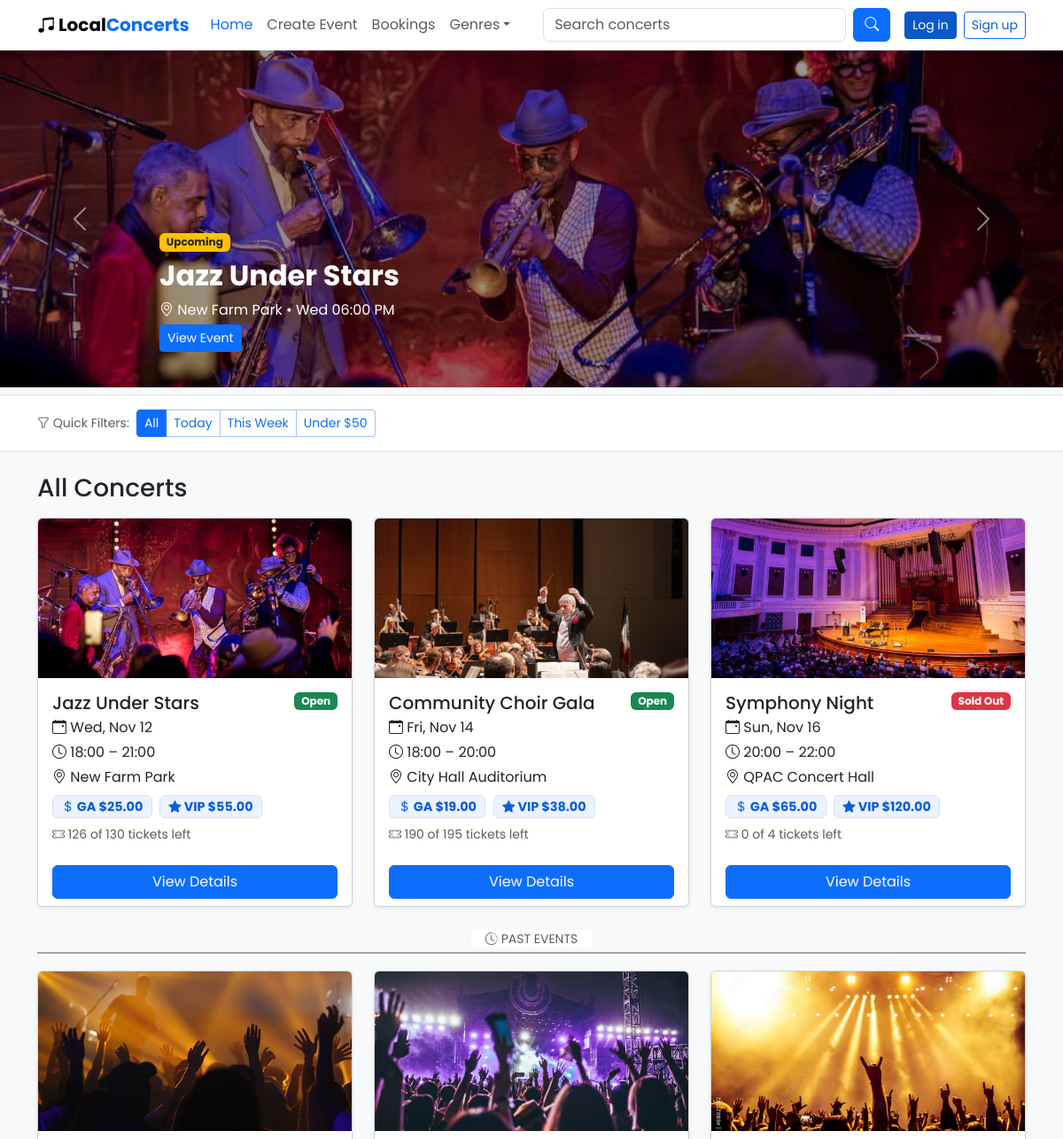
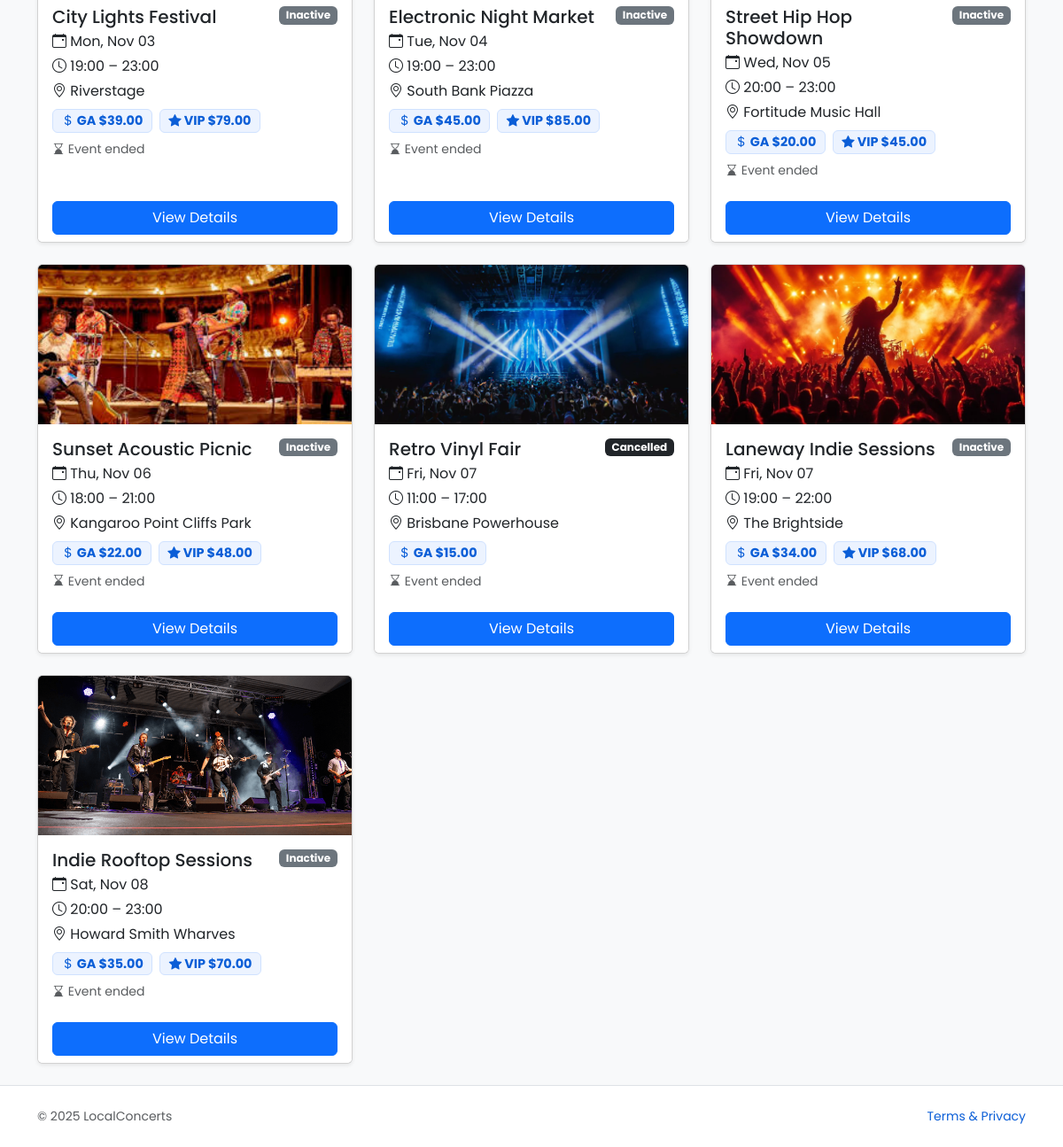
The page / on the database its author committed (2 pictures, top to bottom).
### website/models.py (models this page shows)
class Event(db.Model):
    id = db.Column(db.Integer, primary_key=True)
    title = db.Column(db.String(150), nullable=False)
    venue = db.Column(db.String(150), nullable=False)
    description = db.Column(db.Text, nullable=False)
    start_time = db.Column(db.DateTime, nullable=False)
    end_time = db.Column(db.DateTime, nullable=False)
    general_price = db.Column(db.Numeric(10, 2), nullable=False, default=0)
    vip_price = db.Column(db.Numeric(10, 2), nullable=True)
    status = db.Column(db.String(40), nullable=False, default='Open')
    category = db.Column(db.String(60))
    image_url = db.Column(db.String(255))
    general_capacity = db.Column(db.Integer, nullable=False, default=50)
    vip_capacity = db.Column(db.Integer, nullable=False, default=0)
    owner_id = db.Column(db.Integer, db.ForeignKey('user.id'), nullable=False)
    comments = db.relationship('Comment', back_populates='event', cascade='all, delete-orphan')
    orders = db.relationship('Order', back_populates='event', cascade='all, delete-orphan')
    owner = db.relationship('User', back_populates='events')
    @property
    def is_expired(self) -> bool:
        reference = self.end_time or self.start_time
        if reference is None:
            return False
        return reference < datetime.utcnow()
    @property
    def display_status(self) -> str:
        base_status = (self.status or '').strip()
        if base_status.lower() == 'cancelled':
            return 'Cancelled'
        if base_status.lower() == 'sold out' or self.total_remaining_tickets <= 0:
            return 'Sold Out'
        if self.is_expired:
            return 'Inactive'
        return base_status or 'Open'
    @property
    def general_tickets_sold(self) -> int:
        return sum(order.quantity for order in self.orders if order.ticket_type == 'general')
    @property
    def vip_tickets_sold(self) -> int:
        return sum(order.quantity for order in self.orders if order.ticket_type == 'vip')
    @property
    def general_remaining_tickets(self) -> int:
        return max(self.general_capacity - self.general_tickets_sold, 0)
    @property
    def vip_remaining_tickets(self) -> int:
        return max(self.vip_capacity - self.vip_tickets_sold, 0)
    @property
    def total_remaining_tickets(self) -> int:
        return self.general_remaining_tickets + self.vip_remaining_tickets
    @property
    def capacity(self) -> int:
        return self.general_capacity + self.vip_capacity

class Order(db.Model):
    id = db.Column(db.Integer, primary_key=True)
    quantity = db.Column(db.Integer, nullable=False, default=1)
    created_at = db.Column(db.DateTime, nullable=False, default=datetime.utcnow)
    ticket_type = db.Column(db.String(20), nullable=False, default='general')
    user_id = db.Column(db.Integer, db.ForeignKey('user.id'), nullable=False)
    event_id = db.Column(db.Integer, db.ForeignKey('event.id'), nullable=False)
    user = db.relationship('User', back_populates='orders')
    event = db.relationship('Event', back_populates='orders')

### website/views.py (the view, shortened to what this page needs)
@main_bp.route('/')
def index():
    search_query = request.args.get('q', '').strip()
    genre_filter = request.args.get('genre', '').strip()
    quick_filter = request.args.get('quick', '').strip().lower()
    statement = db.select(Event).order_by(Event.start_time)
    if genre_filter:
        statement = statement.where(Event.category.ilike(genre_filter))
    now = datetime.utcnow()
    quick_filter_label = next(
        (label for value, label in QUICK_FILTER_OPTIONS if value == quick_filter),
        None,
    )
    events = db.session.scalars(
        statement
    ).all()
    upcoming_events = [
        event for event in events
        if not event.is_expired
    ]
    upcoming_events.sort(
        key=lambda event: (
            0 if 'open' in (event.display_status or '').lower() else 1,
            event.start_time or datetime.max,
        )
    )
    past_events = [
        event for event in events
        if event.is_expired
    ]
    featured_events = upcoming_events[:2] if upcoming_events else events[:2]
    return render_template(
        'index.html',
        events=events,
        upcoming_events=upcoming_events,
        past_events=past_events,
        featured_events=featured_events,
        search_query=search_query,
        genres=GENRE_OPTIONS,
        selected_genre=genre_filter,
        quick_filters=QUICK_FILTER_OPTIONS,
        quick_filter=quick_filter,
        quick_filter_label=quick_filter_label,
    )

### website/templates/index.html (shortened to what this page needs)
<!doctype html>
<html lang="en">
<head>
  <link href="https://cdn.jsdelivr.net/npm/bootstrap@5.3.3/dist/css/bootstrap.min.css" rel="stylesheet"/>
  <link href="https://cdn.jsdelivr.net/npm/bootstrap-icons@1.11.3/font/bootstrap-icons.css" rel="stylesheet"/>
  <link rel="stylesheet" href="{{ url_for('static', filename='style/styles.css') }}"/>
</head>
<body>
  <nav class="navbar navbar-expand-lg navbar-light bg-white border-bottom">
    <div class="container">
      <a class="navbar-brand fw-bold" href="{{ url_for('main.index') }}">
        <i class="bi bi-music-note-beamed me-1"></i>Local<span>Concerts</span>
      </a>
      <div class="collapse navbar-collapse" id="navMain">
        <ul class="navbar-nav me-auto">
          <li class="nav-item"><a class="nav-link active" href="{{ url_for('main.index') }}" aria-current="page">Home</a></li>
          <li class="nav-item"><a class="nav-link" href="{{ url_for('main.create_event') }}">Create Event</a></li>
          <li class="nav-item"><a class="nav-link" href="{{ url_for('main.bookings') }}">Bookings</a></li>
          <li class="nav-item dropdown">
            <a class="nav-link dropdown-toggle" href="#" role="button" data-bs-toggle="dropdown">Genres</a>
          </li>
        </ul>
        <form class="d-flex" role="search" action="{{ url_for('main.index') }}" method="get">
          <input class="form-control me-2" type="search" name="q" placeholder="Search concerts" value="{{ search_query }}">
          <button class="btn btn-primary" type="submit"><i class="bi bi-search"></i></button>
        </form>
        <div class="ms-3 d-flex align-items-center gap-2">
          {% if current_user.is_authenticated %}
            <span class="badge text-bg-success">Signed in as {{ current_user.name }}</span>
            <a class="btn btn-outline-secondary btn-sm" href="{{ url_for('auth.logout') }}">Log out</a>
          {% else %}
            <a class="btn btn-primary btn-sm{% if active_tab != 'register' %} active{% endif %}" aria-current="{{ 'page' if active_tab != 'register' else 'false' }}" href="{{ url_for('auth.login') }}">Log in</a>
            <a class="btn btn-outline-secondary btn-sm{% if active_tab == 'register' %} active{% endif %}" aria-current="{{ 'page' if active_tab == 'register' else 'false' }}" href="{{ url_for('auth.login', tab='register') }}">Sign up</a>
          {% endif %}
        </div>
      </div>
    </div>
  </nav>
  {% if featured_events %}
    <section class="mb-2">
      <div id="popularCarousel" class="carousel slide hero-carousel" data-bs-ride="carousel">
        <div class="carousel-inner">
          {% for featured in featured_events %}
            {% set image_url = featured.image_url %}
            {% if image_url %}
              {% if image_url.startswith('http') %}
                {% set slide_image = image_url %}
              {% else %}
                {% set slide_image = url_for('static', filename=image_url.lstrip('/').replace('static/', '')) %}
              {% endif %}
            {% else %}
              {% set slide_image = url_for('static', filename='img/hero1.jpg') %}
            {% endif %}
            <div class="carousel-item {% if loop.first %}active{% endif %}">
              <img class="w-100 h-100 position-absolute top-0 start-0 carousel-img" src="{{ slide_image }}" alt="{{ featured.title }}">
              <div class="carousel-caption text-start">
                <span class="badge bg-warning text-dark mb-2">{{ 'Upcoming' if not featured.is_expired else 'Recently Added' }}</span>
                <h2 class="fw-bold">{{ featured.title }}</h2>
                <p class="mb-1">
                  <i class="bi bi-geo-alt"></i>
                  {{ featured.venue }} •
                  {% if featured.start_time %}
                    {{ featured.start_time.strftime('%a %I:%M %p') }}
                  {% else %}
                    TBA
                  {% endif %}
                </p>
                <a href="{{ url_for('main.event', event_id=featured.id) }}" class="btn btn-primary btn-sm">View Event</a>
              </div>
            </div>
          {% endfor %}
        </div>
        <button class="carousel-control-prev" type="button" data-bs-target="#popularCarousel" data-bs-slide="prev">
          <span class="carousel-control-prev-icon"></span><span class="visually-hidden">Previous</span>
        </button>
        <button class="carousel-control-next" type="button" data-bs-target="#popularCarousel" data-bs-slide="next">
          <span class="carousel-control-next-icon"></span><span class="visually-hidden">Next</span>
        </button>
      </div>
    </section>
  {% endif %}
  <div class="sticky-toolbar py-3 bg-white border-top border-bottom">
    <div class="container d-flex flex-wrap gap-2 align-items-center">
      <span class="text-muted small"><i class="bi bi-funnel"></i> Quick Filters:</span>
      <div class="btn-group" role="group" aria-label="Filters">
        <a class="btn btn-outline-secondary btn-sm{% if not quick_filter %} active{% endif %}"
           href="{{ url_for('main.index', genre=selected_genre if selected_genre else None, q=search_query if search_query else None) }}">
          All
        </a>
        {% for value, label in quick_filters %}
          <a class="btn btn-outline-secondary btn-sm{% if quick_filter == value %} active{% endif %}"
             href="{{ url_for('main.index', quick=value, genre=selected_genre if selected_genre else None, q=search_query if search_query else None) }}">
            {{ label }}
          </a>
        {% endfor %}
      </div>
    </div>
  </div>
  <main class="container py-4">
    <div class="d-flex flex-column flex-sm-row justify-content-between align-items-sm-center mb-3 gap-2">
      <h3 class="mb-0">All Concerts</h3>
    </div>
    {% macro event_card(event) -%}
      {% set card_image = event.image_url %}
      {% if card_image %}
        {% if card_image.startswith('http') %}
          {% set card_image = card_image %}
        {% else %}
          {% set card_image = url_for('static', filename=card_image.lstrip('/').replace('static/', '')) %}
        {% endif %}
      {% else %}
        {% set card_image = url_for('static', filename='img/hero1.jpg') %}
      {% endif %}
      {% set status_label = event.display_status %}
      {% set status_lower = (status_label or '')|lower %}
      {% set badge_class = 'secondary' %}
      {% if 'open' in status_lower %}
        {% set badge_class = 'success' %}
      {% elif 'sold' in status_lower %}
        {% set badge_class = 'danger' %}
      {% elif 'cancel' in status_lower %}
        {% set badge_class = 'dark' %}
      {% elif 'expired' in status_lower %}
        {% set badge_class = 'secondary' %}
      {% elif 'inactive' in status_lower %}
        {% set badge_class = 'secondary' %}
      {% endif %}
      <div class="col">
        <div class="card h-100 shadow-sm event-card">
          <img src="{{ card_image }}" class="card-img-top" alt="{{ event.title }}">
          <div class="card-body">
            <div class="d-flex justify-content-between align-items-start">
              <h5 class="card-title mb-1">{{ event.title }}</h5>
              {% if status_label %}
                <span class="badge text-bg-{{ badge_class }}">{{ status_label }}</span>
              {% endif %}
            </div>
            <p class="mb-1"><i class="bi bi-calendar-event"></i> {{ event.start_time.strftime('%a, %b %d') if event.start_time else 'TBA' }}</p>
            <p class="mb-1"><i class="bi bi-clock"></i>
              {% if event.start_time and event.end_time %}
                {{ event.start_time.strftime('%H:%M') }} – {{ event.end_time.strftime('%H:%M') }}
              {% else %}
                TBA
              {% endif %}
            </p>
            <p class="mb-2"><i class="bi bi-geo-alt"></i> {{ event.venue }}</p>
            <span class="badge text-bg-light border badge-price">
              <i class="bi bi-currency-dollar"></i> GA ${{ '{:.2f}'.format(event.general_price) }}
            </span>
            {% if event.vip_capacity > 0 %}
              <span class="badge text-bg-light border badge-price ms-1">
                <i class="bi bi-star-fill"></i> VIP ${{ '{:.2f}'.format(event.vip_price if event.vip_price is not none else event.general_price) }}
              </span>
            {% endif %}
            {% if event.is_expired %}
              <p class="text-muted small mb-0 mt-2"><i class="bi bi-hourglass-bottom"></i> Event ended</p>
            {% else %}
              <p class="text-muted small mb-0 mt-2">
                <i class="bi bi-ticket-perforated"></i>
                {{ event.total_remaining_tickets }} of {{ event.capacity }} tickets left
              </p>
            {% endif %}
          </div>
          <div class="card-footer bg-white border-0">
            <div class="d-grid gap-2">
              <a href="{{ url_for('main.event', event_id=event.id) }}" class="btn btn-primary">View Details</a>
            </div>
          </div>
        </div>
      </div>
    {%- endmacro %}
    {% if upcoming_events %}
      <div class="row g-4 row-cols-1 row-cols-md-2 row-cols-lg-3">
        {% for event in upcoming_events %}
          {{ event_card(event) }}
        {% endfor %}
      </div>
    {% endif %}
    {% if past_events %}
      <div class="my-4 position-relative text-center">
        <hr class="position-absolute top-50 start-0 end-0 translate-middle-y bg-secondary-subtle opacity-75"/>
        <span class="position-relative px-3 text-muted small text-uppercase bg-white">
          <i class="bi bi-clock-history me-1"></i>Past Events
        </span>
      </div>
      <div class="row g-4 row-cols-1 row-cols-md-2 row-cols-lg-3">
        {% for event in past_events %}
          {{ event_card(event) }}
        {% endfor %}
      </div>
    {% endif %}
  </main>
  <footer class="py-4 bg-white border-top">
    <div class="container d-flex justify-content-between align-items-center">
      <span class="text-muted small">&copy; <span>2025</span> LocalConcerts</span>
      <a class="small text-decoration-none" href="#">Terms & Privacy</a>
    </div>
  </footer>
</body>
</html>

### website/static/style/styles.css (style rules this page uses)
:root { --brand-accent: #0d6efd; --brand-accent-dark: #0b5ed7; --brand-accent-light: #d0e2ff; }
body { background: #f8f9fa; font-family: 'Poppins', sans-serif; }
.navbar { background: #ffffff; border-bottom: 1px solid rgba(13, 110, 253, 0.12); }
.navbar-brand span { color: var(--brand-accent); font-weight: 700; }
.navbar-light .navbar-nav .nav-link.active, .navbar-light .navbar-nav .nav-link:focus, .navbar-light .navbar-nav .nav-link:hover { color: var(--brand-accent); }
.btn-primary { color: #fff; background-color: var(--brand-accent); border-color: var(--brand-accent); }
.btn-outline-secondary { color: var(--brand-accent-dark); border-color: var(--brand-accent); background-color: #fff; }
.badge.text-bg-light.border { border-color: var(--brand-accent-light) !important; color: var(--brand-accent-dark) !important; background-color: rgba(208, 226, 255, 0.4) !important; }
a, .btn-link { color: var(--brand-accent-dark); }
.hero-carousel .carousel-item { height: 380px; min-height: 280px; background: #111; color: #fff; position: relative; }
.hero-carousel .carousel-img { object-fit: cover; filter: brightness(60%); }
.card-img-top { height: 180px; object-fit: cover; }
.badge-price { font-size: 0.9rem; }
.event-card { transition: transform 0.2s ease, box-shadow 0.2s ease; }
.sticky-toolbar { position: sticky; top: 0; z-index: 900; background: rgba(255, 255, 255, 0.95); backdrop-filter: blur(4px); }
.sticky-toolbar .btn-outline-secondary { color: var(--brand-accent); border-color: rgba(13, 110, 253, 0.4); }
.sticky-toolbar .btn-outline-secondary.active, .sticky-toolbar .btn-outline-secondary:hover { background-color: var(--brand-accent); border-color: var(--brand-accent); color: #fff; }
.navbar { position: relative; z-index: 1050; }

### rows shown on the page
Event: end_time "Upcoming", title "Jazz Under Stars", venue "New Farm Park", start_time "Wed 06:00 PM", shows a picture, status "Open", start_time "Wed, Nov 12", start_time "18:00", end_time "21:00", general_price "25.00", vip_price "55.00", total_remaining_tickets "126", capacity "130"
Event: shows a picture, title "Community Choir Gala", status "Open", start_time "Fri, Nov 14", start_time "18:00", end_time "20:00", venue "City Hall Auditorium", general_price "19.00", vip_price "38.00", total_remaining_tickets "190", capacity "195"
Event: shows a picture, title "Symphony Night", status "Sold Out", start_time "Sun, Nov 16", start_time "20:00", end_time "22:00", venue "QPAC Concert Hall", general_price "65.00", vip_price "120.00", total_remaining_tickets "0", capacity "4"
Event: shows a picture, title "City Lights Festival", status_label "Inactive", start_time "Mon, Nov 03", start_time "19:00", end_time "23:00", venue "Riverstage", general_price "39.00", vip_price "79.00", shows "Event ended"
Event: shows a picture, title "Electronic Night Market", status_label "Inactive", start_time "Tue, Nov 04", start_time "19:00", end_time "23:00", venue "South Bank Piazza", general_price "45.00", vip_price "85.00", shows "Event ended"
Event: shows a picture, title "Street Hip Hop Showdown", status_label "Inactive", start_time "Wed, Nov 05", start_time "20:00", end_time "23:00", venue "Fortitude Music Hall", general_price "20.00", vip_price "45.00", shows "Event ended"
Event: shows a picture, title "Sunset Acoustic Picnic", status_label "Inactive", start_time "Thu, Nov 06", start_time "18:00", end_time "21:00", venue "Kangaroo Point Cliffs Park", general_price "22.00", vip_price "48.00", shows "Event ended"
Event: shows a picture, title "Retro Vinyl Fair", status "Cancelled", start_time "Fri, Nov 07", start_time "11:00", end_time "17:00", venue "Brisbane Powerhouse", general_price "15.00", shows "Event ended"
Event: shows a picture, title "Laneway Indie Sessions", status "Inactive", start_time "Fri, Nov 07", start_time "19:00", end_time "22:00", venue "The Brightside", general_price "34.00", vip_price "68.00", shows "Event ended"
Event: shows a picture, title "Indie Rooftop Sessions", status_label "Inactive", start_time "Sat, Nov 08", start_time "20:00", end_time "23:00", venue "Howard Smith Wharves", general_price "35.00", vip_price "70.00", shows "Event ended"

### other values the page prints
{{ label }} "Today" "This Week" "Under $50"
